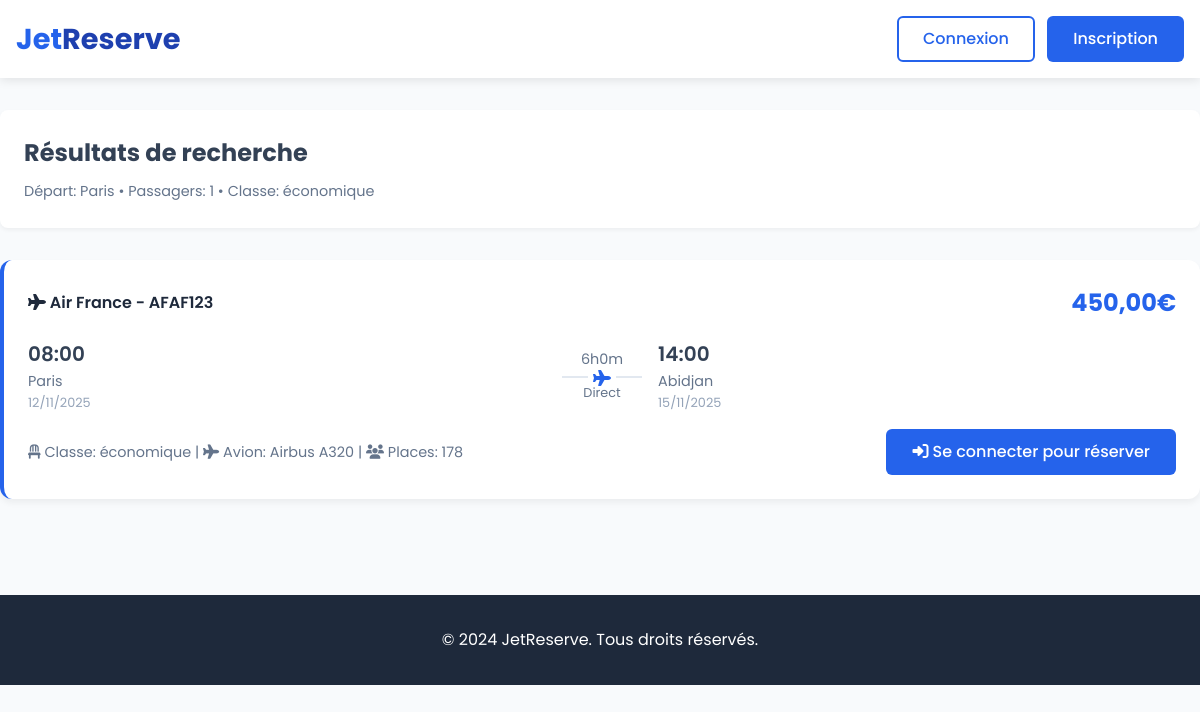
Page /vols.php?depart=Paris on the committed database.
### tables this page shows
CREATE TABLE IF NOT EXISTS `vols` (
  `id_vol` int(11) NOT NULL AUTO_INCREMENT,
  `id_compagnie` int(11) NOT NULL,
  `id_avion` int(11) NOT NULL,
  `depart` varchar(50) NOT NULL,
  `arrivee` varchar(50) NOT NULL,
  `date_depart` datetime NOT NULL,
  `date_arrivee` datetime NOT NULL,
  `prix` decimal(10,2) NOT NULL,
  `escales` int(11) DEFAULT '0',
  `classe` enum('économique','affaires','première') DEFAULT 'économique',
  `numero_vol` varchar(10) DEFAULT NULL,
  `places_disponibles` int(11) DEFAULT NULL,
  PRIMARY KEY (`id_vol`),
  KEY `id_compagnie` (`id_compagnie`),
  KEY `id_avion` (`id_avion`)
);

CREATE TABLE IF NOT EXISTS `compagnies` (
  `id_compagnie` int(11) NOT NULL AUTO_INCREMENT,
  `nom_compagnie` varchar(100) NOT NULL,
  `code_compagnie` varchar(10) NOT NULL,
  PRIMARY KEY (`id_compagnie`),
  UNIQUE KEY `code_compagnie` (`code_compagnie`)
);

CREATE TABLE IF NOT EXISTS `avions` (
  `id_avion` int(11) NOT NULL AUTO_INCREMENT,
  `modele` varchar(100) NOT NULL,
  `id_compagnie` int(11) NOT NULL,
  `capacite_total` int(11) NOT NULL,
  `configuration_sieges` json DEFAULT NULL,
  `created_at` timestamp NULL DEFAULT CURRENT_TIMESTAMP,
  PRIMARY KEY (`id_avion`),
  KEY `id_compagnie` (`id_compagnie`)
);

### vols.php (the view, shortened to what this page needs)
<?php
require_once 'includes/db.php';
$depart = isset($_GET['depart']) ? trim($_GET['depart']) : '';
$passagers = isset($_GET['passagers']) ? max(1, intval($_GET['passagers'])) : 1;
$classe = isset($_GET['classe']) ? $_GET['classe'] : 'économique';
$sql = "SELECT v.*, c.nom_compagnie, c.code_compagnie, a.modele as avion_modele
        FROM vols v
        JOIN compagnies c ON v.id_compagnie = c.id_compagnie
        JOIN avions a ON v.id_avion = a.id_avion
        WHERE v.places_disponibles >= ? AND v.date_depart > NOW()";
$params = [$passagers];
$types = ['i'];
if (!empty($depart)) {
    $sql .= " AND v.depart LIKE ?";
    $params[] = "%$depart%";
    $types[] = 's';
}
$sql .= " AND v.classe = ?";
$params[] = $classe;
$types[] = 's';
$sql .= " ORDER BY v.prix ASC";
try {
    $stmt = $pdo->prepare($sql);
    foreach ($params as $key => $param) {
        $stmt->bindValue($key + 1, $param, $types[$key] === 'i' ? PDO::PARAM_INT : PDO::PARAM_STR);
    }
    $stmt->execute();
    $vols = $stmt->fetchAll(PDO::FETCH_ASSOC);
} catch (PDOException $e) {
    error_log("Erreur de recherche de vols: " . $e->getMessage());
    $vols = [];
}
?>
<!DOCTYPE html>
<html lang="fr">
<head>
    <link rel="stylesheet" href="https://cdnjs.cloudflare.com/ajax/libs/font-awesome/6.4.0/css/all.min.css">
</head>
<body>
    <header>
        <div class="container">
            <div class="header-top">
                <a href="index.php" class="logo">Jet<span>Reserve</span></a>
                <div class="auth-buttons">
                    <?php if (isset($_SESSION['user_id'])): ?>
                        <a href="dashboard.php" class="btn btn-outline">Mon compte</a>
                        <a href="logout.php" class="btn btn-primary">Déconnexion</a>
                    <?php else: ?>
                        <a href="vge64/connexion.php" class="btn btn-outline">Connexion</a>
                        <a href="vge64/inscription.php" class="btn btn-primary">Inscription</a>
                    <?php endif; ?>
                </div>
            </div>
        </div>
    </header>
    <div class="container" style="padding: 2rem 0;">
        <div class="search-summary">
            <h2>Résultats de recherche</h2>
            <div class="search-criteria">
                <?php
                $criteria = [];
                if (!empty($depart)) $criteria[] = "Départ: " . htmlspecialchars($depart);
                $criteria[] = "Passagers: " . $passagers;
                $criteria[] = "Classe: " . htmlspecialchars($classe);
                echo implode(" • ", $criteria);
                ?>
            </div>
        </div>
        <?php if (empty($vols)): ?>
            <div class="no-results">
                <h3>Aucun vol trouvé</h3>
                <p>Essayez de modifier vos critères de recherche</p>
                <a href="index.php" class="btn btn-primary" style="margin-top: 1rem;">Nouvelle recherche</a>
            </div>
        <?php else: ?>
            <div class="search-results">
                <?php foreach ($vols as $vol): ?>
                <div class="flight-result">
                    <div class="flight-header">
                        <div class="flight-airline">
                            <i class="fas fa-plane"></i>
                            <?php echo htmlspecialchars($vol['nom_compagnie']); ?> -
                            <?php echo htmlspecialchars($vol['code_compagnie'] . $vol['numero_vol']); ?>
                        </div>
                        <div class="flight-price"><?php echo number_format($vol['prix'], 2, ',', ' '); ?>€</div>
                    </div>
                    <div style="display: grid; grid-template-columns: 1fr auto 1fr; gap: 1rem; align-items: center; margin-bottom: 1rem;">
                        <div>
                            <div style="font-size: 1.25rem; font-weight: 600;">
                                <?php echo date('H:i', strtotime($vol['date_depart'])); ?>
                            </div>
                            <div style="color: #64748b; font-size: 0.9rem;">
                                <?php echo htmlspecialchars($vol['depart']); ?>
                            </div>
                            <div style="color: #94a3b8; font-size: 0.8rem;">
                                <?php echo date('d/m/Y', strtotime($vol['date_depart'])); ?>
                            </div>
                        </div>
                        <div style="text-align: center; color: #64748b;">
                            <div style="font-size: 0.9rem;">
                                <?php
                                $depart_time = new DateTime($vol['date_depart']);
                                $arrivee_time = new DateTime($vol['date_arrivee']);
                                $interval = $depart_time->diff($arrivee_time);
                                echo $interval->format('%hh%im');
                                ?>
                            </div>
                            <div style="border-top: 2px solid #e2e8f0; width: 80px; margin: 5px auto; position: relative;">
                                <i class="fas fa-plane" style="position: absolute; top: -8px; left: 50%; transform: translateX(-50%); background: white; padding: 0 5px; color: #2563eb;"></i>
                            </div>
                            <div style="font-size: 0.8rem;">
                                <?php echo $vol['escales'] == 0 ? 'Direct' : $vol['escales'] . ' escale(s)'; ?>
                            </div>
                        </div>
                        <div>
                            <div style="font-size: 1.25rem; font-weight: 600;">
                                <?php echo date('H:i', strtotime($vol['date_arrivee'])); ?>
                            </div>
                            <div style="color: #64748b; font-size: 0.9rem;">
                                <?php echo htmlspecialchars($vol['arrivee']); ?>
                            </div>
                            <div style="color: #94a3b8; font-size: 0.8rem;">
                                <?php echo date('d/m/Y', strtotime($vol['date_arrivee'])); ?>
                            </div>
                        </div>
                    </div>
                    <div style="display: flex; justify-content: space-between; align-items: center; flex-wrap: wrap; gap: 1rem;">
                        <div>
                            <span style="color: #64748b; font-size: 0.9rem;">
                                <i class="fas fa-chair"></i> Classe: <?php echo htmlspecialchars($vol['classe']); ?> |
                                <i class="fas fa-plane"></i> Avion: <?php echo htmlspecialchars($vol['avion_modele']); ?> |
                                <i class="fas fa-users"></i> Places: <?php echo htmlspecialchars($vol['places_disponibles']); ?>
                            </span>
                        </div>
                        <?php if (isset($_SESSION['user_id'])): ?>
                            <a href="seat_selection.php?vol_id=<?php echo $vol['id_vol']; ?>" class="btn btn-primary">
                                <i class="fas fa-chair"></i> Choisir un siège
                            </a>
                        <?php else: ?>
                            <a href="vge64/connexion.php?redirect=search_results" class="btn btn-primary">
                                <i class="fas fa-sign-in-alt"></i> Se connecter pour réserver
                            </a>
                        <?php endif; ?>
                    </div>
                </div>
                <?php endforeach; ?>
            </div>
        <?php endif; ?>
    </div>
    <footer style="background: #1e293b; color: white; padding: 2rem 0; margin-top: 3rem;">
        <div class="container">
            <div style="text-align: center;">
                <p>&copy; 2024 JetReserve. Tous droits réservés.</p>
            </div>
        </div>
    </footer>
</body>
</html>

### vols.php (style rules this page uses)
* { margin: 0; padding: 0; box-sizing: border-box; }
body { font-family: 'Poppins', sans-serif; background-color: #f8fafc; color: #334155; line-height: 1.6; }
.container { max-width: 1200px; margin: 0 auto; padding: 0 1rem; }
header { background: white; box-shadow: 0 2px 10px rgba(0,0,0,0.1); position: sticky; top: 0; z-index: 100; }
.header-top { display: flex; justify-content: space-between; align-items: center; padding: 1rem 0; }
.logo { font-size: 1.8rem; font-weight: 700; text-decoration: none; color: #2563eb; }
.logo span { color: #1e40af; }
.btn { display: inline-block; padding: 0.5rem 1.5rem; border-radius: 6px; text-decoration: none; font-weight: 500; transition: all 0.3s ease; border: 2px solid transparent; }
.btn-primary { background: #2563eb; color: white; margin-left: 0.5rem; }
.btn-outline { border-color: #2563eb; color: #2563eb; background: transparent; }
.flight-result { background: white; border-radius: 12px; padding: 1.5rem; margin-bottom: 1rem; box-shadow: 0 4px 6px rgba(0,0,0,0.05); border-left: 4px solid #2563eb; transition: transform 0.2s ease, box-shadow 0.2s ease; }
.flight-header { display: flex; justify-content: space-between; align-items: center; margin-bottom: 1rem; flex-wrap: wrap; gap: 1rem; }
.flight-airline { font-weight: 600; color: #1e293b; }
.flight-price { font-size: 1.5rem; font-weight: 700; color: #2563eb; }
.search-summary { background: white; padding: 1.5rem; border-radius: 8px; margin-bottom: 2rem; box-shadow: 0 2px 4px rgba(0,0,0,0.05); }
.search-summary h2 { color: #334155; margin-bottom: 0.5rem; }
.search-criteria { color: #64748b; font-size: 0.9rem; }

### rows in the picture
vols: id_compagnie.nom_compagnie "Air France", id_compagnie+numero_vol "AFAF123", prix "450,00", date_depart "08:00", depart "Paris", date_depart "12/11/2025", $interval->format('%hh%im') "6h0m", escales "Direct", date_arrivee "14:00", arrivee "Abidjan", date_arrivee "15/11/2025", classe "économique", id_avion.modele "Airbus A320", places_disponibles "178"

### other values in the picture
implode(" • ", $criteria) "Départ: Paris • Passagers: 1 • Classe: économique"
